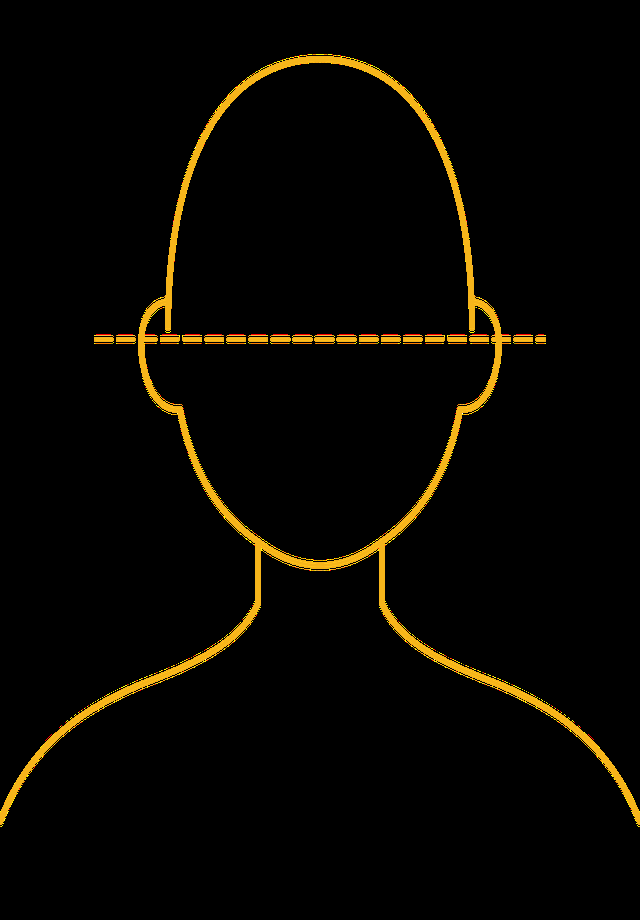
#> input picture alipay/images/id-photo-camera-guide.png, 640 x 920 px; its folder holds only this picture in this run
$ python -i quality.py   (imports and definitions only)
#> lines starting #> are read from the running program, lines starting #| are printed output that depends on the picture
#> further down, picture is the input picture: shape (920, 640, 3); mean B, G, R 0.8, 6.2, 8.6
import numpy as np
import cv2
from .errors import PortraitQualityError

def check_quality(img, stage="alpha_gate"):
#> called with stage = 'alpha_gate'
    if stage == "alpha_gate":
        # img is alpha numpy array
        # Check for holes inside the foreground
        binary = (img > 127).astype(np.uint8) * 255
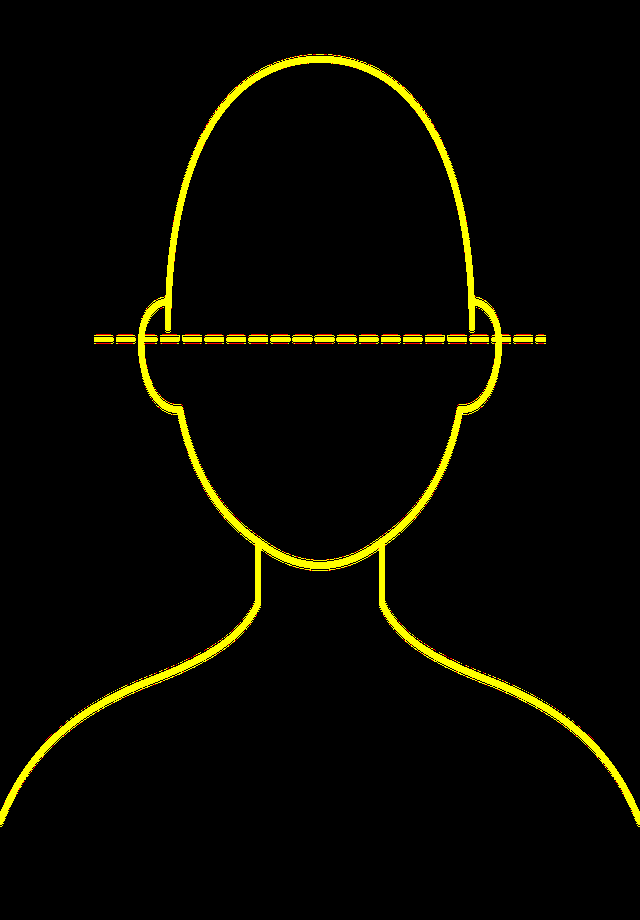
#> binary: shape (920, 640, 3); mean B, G, R 0, 8.3, 8.8

        # Invert to find holes
        inv = cv2.bitwise_not(binary)
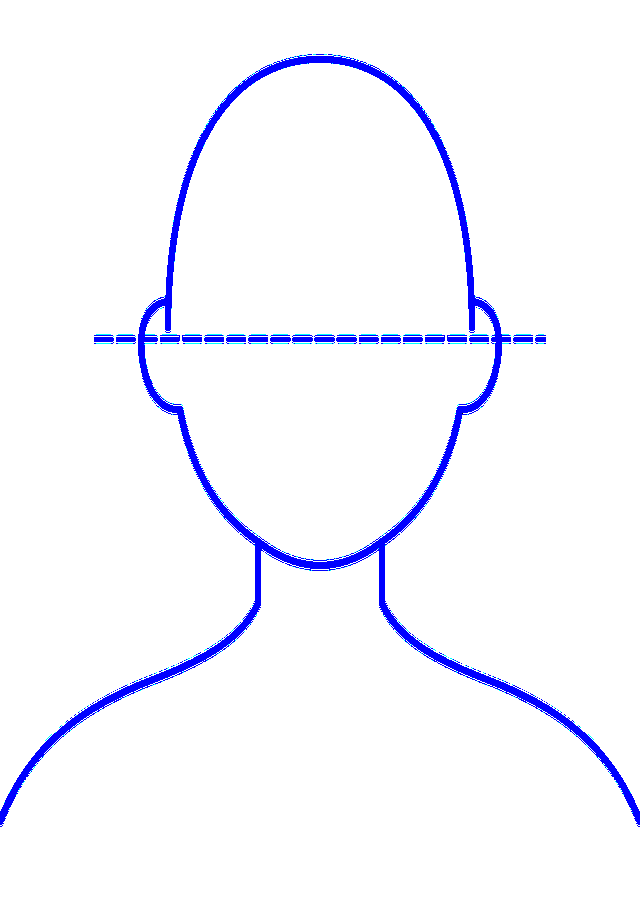
#> inv: shape (920, 640, 3); mean B, G, R 255, 246.7, 246.2
#> (the run stopped early here; a loop or call above may not have finished)
